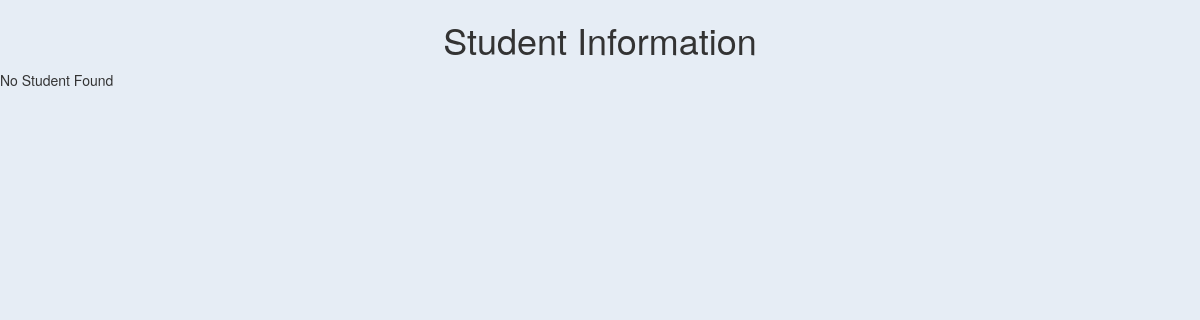
/liststudent/, run on an earlier commit of the app's database.
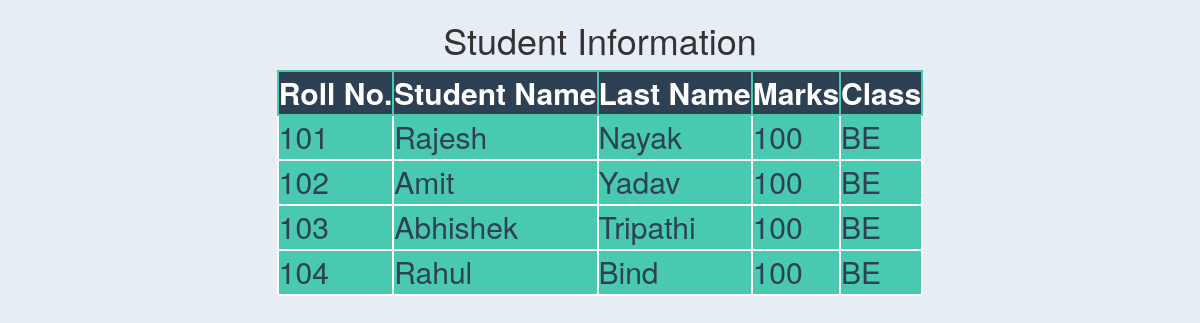
And on a later commit of the database.
### testapp/models.py (models this page shows)
class Student(models.Model):
    rollno = models.IntegerField()
    sname = models.CharField(max_length=30)
    slastname = models.CharField(max_length=30)
    smarks = models.IntegerField()
    sclass = models.CharField(max_length=30)

### testapp/views.py (the view)
# urls.py: url(r'^liststudent/', views.list_student_view),
def list_student_view(request):
    student_list = Student.objects.all()
    return render(request, 'testapp/liststudent.html', {'student_list':student_list})

### templates/testapp/liststudent.html (shortened to what this page needs)
<!DOCTYPE html>
{%load staticfiles%}
<html lang="en" dir="ltr">
  <head>
    <link rel="stylesheet" href="https://maxcdn.bootstrapcdn.com/bootstrap/3.3.7/css/bootstrap.min.css">
    <link rel="stylesheet" href="{% static "css/demo.css"%}">
  </head>
  <body>
    <h1>Student Information</h1>
    {% if student_list %}
      <table>
        <thead>
          <th>Roll No.</th>
          <th>Student Name</th>
          <th>Last Name</th>
          <th>Marks</th>
          <th>Class</th>
        </thead>
        {% for student in student_list%}
          <tr>
            <td>{{student.rollno}}</td>
            <td>{{student.sname}}</td>
            <td>{{student.slastname}}</td>
            <td>{{student.smarks}}</td>
            <td>{{student.sclass}}</td>
          </tr>
         {% endfor %}
      </table>
    {% else %}
     <p>No Student Found</p>
    {%endif%}
  </body>
</html>

### static/css/demo.css (style rules this page uses)
body { background: #E6EDF5 }
table,tr,td,thead,th { border:2px solid white; font-size: 30px; color:#2E4053; background:#48C9B0; margin:auto; }
thead,th { border:2px solid #48C9B0; font-size: 30px; color:white; margin:auto; background:#2E4053 ; }
h1 { text-align: center; }

What changed in the data, as far as the page shows it:
added Student: rollno "101", sname "Rajesh", slastname "Nayak", smarks "100", sclass "BE"
added Student: rollno "102", sname "Amit", slastname "Yadav", smarks "100", sclass "BE"
added Student: rollno "103", sname "Abhishek", slastname "Tripathi", smarks "100", sclass "BE"
added Student: rollno "104", sname "Rahul", slastname "Bind", smarks "100", sclass "BE"
Also different on the page:
text no longer shown: "No Student Found"
text now shown: "Roll No. Student Name Last Name Marks Class"
